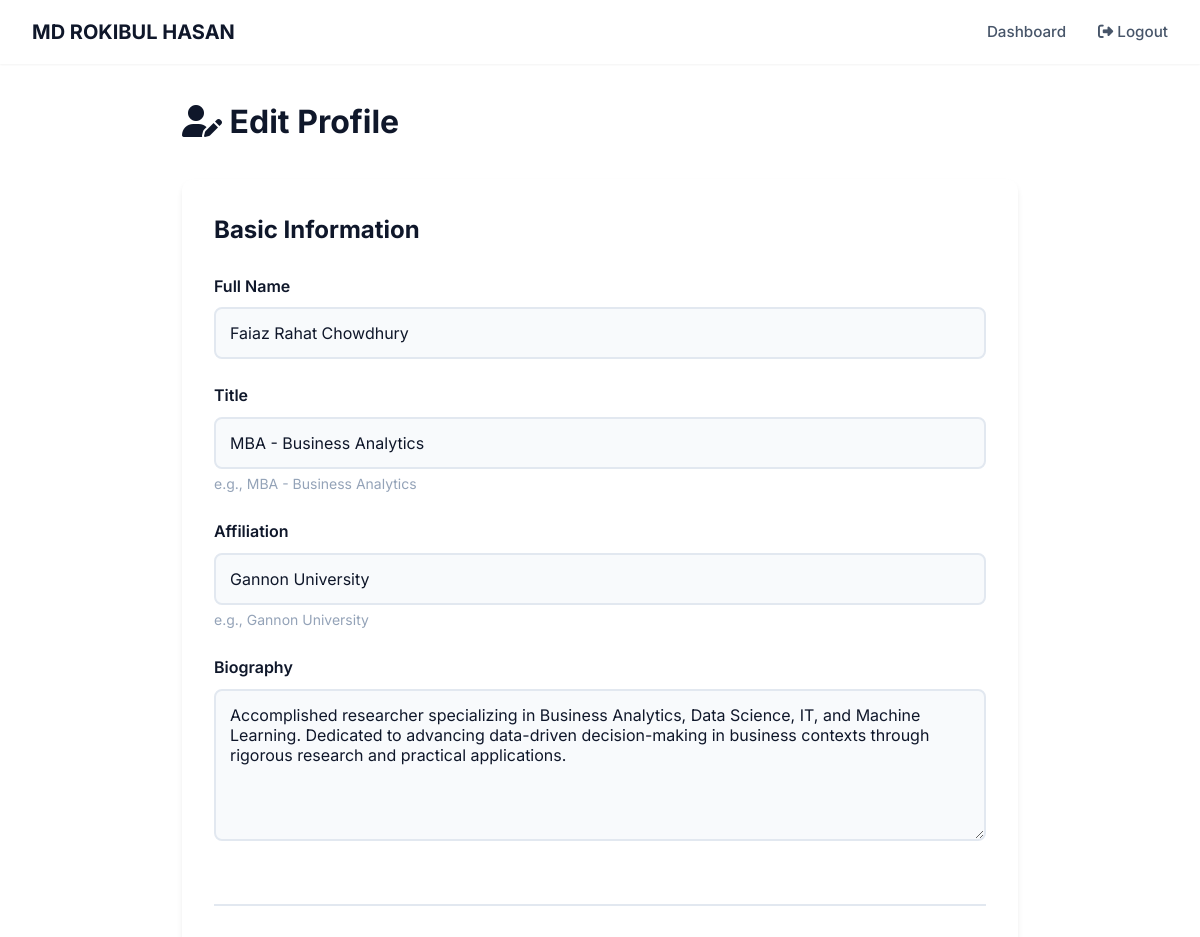
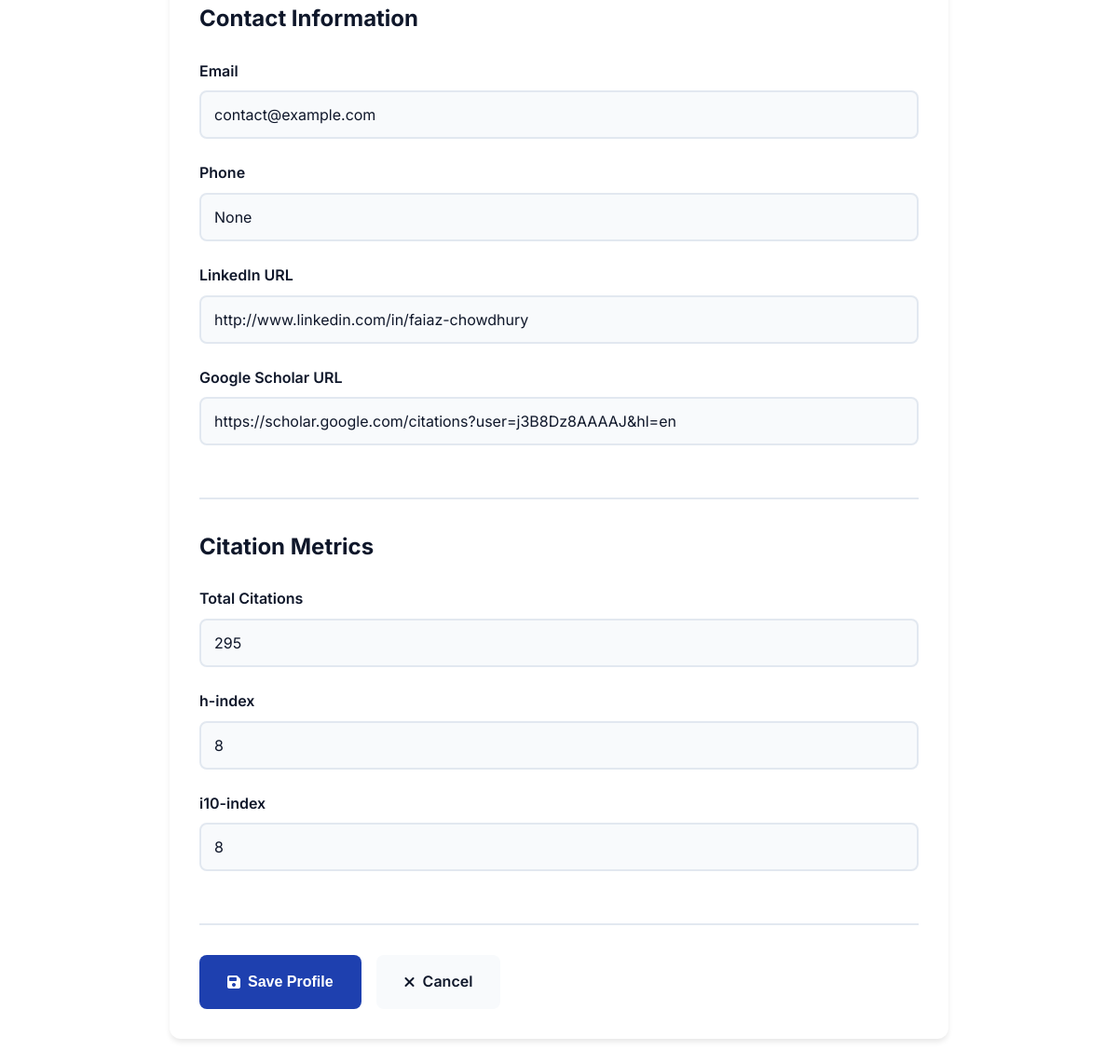
Screenshot of /admin/profile (signed in) with the database file from the repository (2 pictures, top to bottom).
### models.py (models this page shows, shortened)
class ProfileInfo(db.Model):
    id = db.Column(db.Integer, primary_key=True)
    full_name = db.Column(db.String(200), nullable=False)
    title = db.Column(db.String(200))  # e.g., "MBA - Business Analytics"
    affiliation = db.Column(db.String(300))
    bio = db.Column(db.Text)
    email = db.Column(db.String(120))
    phone = db.Column(db.String(50))
    linkedin_url = db.Column(db.String(300))
    google_scholar_url = db.Column(db.String(300))
    github_url = db.Column(db.String(300))
    twitter_url = db.Column(db.String(300))
    profile_image = db.Column(db.String(255))
    cv_filename = db.Column(db.String(255))
    total_citations = db.Column(db.Integer, default=0)
    h_index = db.Column(db.Integer, default=0)
    i10_index = db.Column(db.Integer, default=0)
    updated_at = db.Column(db.DateTime, default=datetime.utcnow, onupdate=datetime.utcnow)

### app.py (the view, shortened to what this page needs)
    @app.route('/admin/profile', methods=['GET', 'POST'])
    @login_required
    def admin_profile():
        profile = ProfileInfo.query.first()
        if not profile:
            profile = ProfileInfo(full_name="Researcher Name")
            db.session.add(profile)
            db.session.commit()
        return render_template('admin/profile_form.html', profile=profile)

### templates/admin/profile_form.html (shortened to what this page needs)
<!DOCTYPE html>
<html lang="en">
<head>
    <link rel="stylesheet" href="https://cdnjs.cloudflare.com/ajax/libs/font-awesome/6.4.0/css/all.min.css">
    <link rel="stylesheet" href="{{ url_for('static', filename='css/style.css') }}">
</head>
<body>
    <nav class="navbar" id="navbar">
        <div class="container nav-container">
            <a href="{{ url_for('index') }}" class="logo">
                <span class="logo-text">MD ROKIBUL HASAN</span>
            </a>
            <ul class="nav-menu">
                <li><a href="{{ url_for('admin_dashboard') }}" class="nav-link">Dashboard</a></li>
                <li><a href="{{ url_for('admin_logout') }}" class="nav-link"><i class="fas fa-sign-out-alt"></i>
                        Logout</a></li>
            </ul>
        </div>
    </nav>
    <div class="admin-container">
        <div class="admin-header">
            <h1><i class="fas fa-user-edit"></i> Edit Profile</h1>
        </div>
        <div class="form-container">
            <form method="POST" enctype="multipart/form-data">
                <div class="form-section">
                    <h2>Basic Information</h2>
                    <div class="form-group">
                        <label for="full_name">Full Name</label>
                        <input type="text" id="full_name" name="full_name"
                            value="{{ profile.full_name if profile else '' }}">
                    </div>
                    <div class="form-group">
                        <label for="title">Title</label>
                        <input type="text" id="title" name="title" value="{{ profile.title if profile else '' }}">
                        <small>e.g., MBA - Business Analytics</small>
                    </div>
                    <div class="form-group">
                        <label for="affiliation">Affiliation</label>
                        <input type="text" id="affiliation" name="affiliation"
                            value="{{ profile.affiliation if profile else '' }}">
                        <small>e.g., Gannon University</small>
                    </div>
                    <div class="form-group">
                        <label for="bio">Biography</label>
                        <textarea id="bio" name="bio" rows="6">{{ profile.bio if profile else '' }}</textarea>
                    </div>
                </div>
                <div class="form-section">
                    <h2>Contact Information</h2>
                    <div class="form-group">
                        <label for="email">Email</label>
                        <input type="email" id="email" name="email" value="{{ profile.email if profile else '' }}">
                    </div>
                    <div class="form-group">
                        <label for="phone">Phone</label>
                        <input type="tel" id="phone" name="phone" value="{{ profile.phone if profile else '' }}">
                    </div>
                    <div class="form-group">
                        <label for="linkedin_url">LinkedIn URL</label>
                        <input type="url" id="linkedin_url" name="linkedin_url"
                            value="{{ profile.linkedin_url if profile else '' }}">
                    </div>
                    <div class="form-group">
                        <label for="google_scholar_url">Google Scholar URL</label>
                        <input type="url" id="google_scholar_url" name="google_scholar_url"
                            value="{{ profile.google_scholar_url if profile else '' }}">
                    </div>
                </div>
                <div class="form-section">
                    <h2>Citation Metrics</h2>
                    <div class="form-group">
                        <label for="total_citations">Total Citations</label>
                        <input type="number" id="total_citations" name="total_citations"
                            value="{{ profile.total_citations if profile else 0 }}" min="0">
                    </div>
                    <div class="form-group">
                        <label for="h_index">h-index</label>
                        <input type="number" id="h_index" name="h_index" value="{{ profile.h_index if profile else 0 }}"
                            min="0">
                    </div>
                    <div class="form-group">
                        <label for="i10_index">i10-index</label>
                        <input type="number" id="i10_index" name="i10_index"
                            value="{{ profile.i10_index if profile else 0 }}" min="0">
                    </div>
                </div>
                <div class="form-actions">
                    <button type="submit" class="btn btn-primary">
                        <i class="fas fa-save"></i> Save Profile
                    </button>
                    <a href="{{ url_for('admin_dashboard') }}" class="btn btn-cancel">
                        <i class="fas fa-times"></i> Cancel
                    </a>
                </div>
            </form>
        </div>
    </div>
</body>
</html>

### static/css/style.css (style rules this page uses)
:root { --primary-color: #1e40af; --primary-light: #3b82f6; --primary-dark: #1e3a8a; --secondary-color: #f59e0b; --secondary-light: #fbbf24; --secondary-dark: #d97706; --bg-primary: #ffffff; --bg-secondary: #f8fafc; --bg-tertiary: #f1f5f9; --text-primary: #0f172a; --text-secondary: #475569; --text-tertiary: #94a3b8; --border-color: #e2e8f0; --shadow-sm: 0 1px 2px 0 rgba(0, 0, 0, 0.05); --shadow-md: 0 4px 6px -1px rgba(0, 0, 0, 0.1); --shadow-lg: 0 10px 15px -3px rgba(0, 0, 0, 0.1); --shadow-xl: 0 20px 25px -5px rgba(0, 0, 0, 0.1); --font-primary: 'Inter', -apple-system, BlinkMacSystemFont, 'Segoe UI', sans-serif; --font-secondary: 'Merriweather', Georgia, serif; --container-width: 1200px; --section-padding: 5rem 0; --transition-fast: 0.2s ease; --transition-normal: 0.3s ease; --transition-slow: 0.5s ease; }
* { margin: 0; padding: 0; box-sizing: border-box; }
html { scroll-behavior: smooth; font-size: 16px; }
body { font-family: var(--font-primary); background-color: var(--bg-primary); color: var(--text-primary); line-height: 1.6; transition: background-color var(--transition-normal), color var(--transition-normal); }
.container { max-width: var(--container-width); margin: 0 auto; padding: 0 2rem; }
.navbar { position: fixed; top: 0; left: 0; right: 0; background: rgba(255, 255, 255, 0.95); backdrop-filter: blur(10px); box-shadow: var(--shadow-sm); z-index: 1000; transition: all var(--transition-normal); }
.nav-container { display: flex; justify-content: space-between; align-items: center; padding: 1rem 2rem; }
.logo { text-decoration: none; color: var(--text-primary); font-weight: 700; font-size: 1.25rem; transition: color var(--transition-fast); }
.nav-menu { display: flex; list-style: none; gap: 2rem; align-items: center; }
.nav-link { text-decoration: none; color: var(--text-secondary); font-weight: 500; font-size: 0.95rem; transition: color var(--transition-fast); position: relative; }
.nav-link::after { content: ''; position: absolute; bottom: -5px; left: 0; width: 0; height: 2px; background: var(--primary-color); transition: width var(--transition-normal); }
.btn { display: inline-flex; align-items: center; gap: 0.5rem; padding: 0.875rem 1.75rem; border-radius: 8px; text-decoration: none; font-weight: 600; font-size: 1rem; transition: all var(--transition-normal); border: 2px solid transparent; cursor: pointer; }
.btn-primary { background: var(--primary-color); color: white; }

### templates/admin/profile_form.html (style rules this page uses)
.admin-container { max-width: 900px; margin: 0 auto; padding: 6rem 2rem 2rem; }
.admin-header h1 { font-size: 2rem; color: var(--text-primary); margin-bottom: 2rem; }
.form-container { background: var(--bg-primary); padding: 2rem; border-radius: 12px; box-shadow: var(--shadow-md); }
.form-section { margin-bottom: 2rem; padding-bottom: 2rem; border-bottom: 2px solid var(--border-color); }
.form-section h2 { font-size: 1.5rem; color: var(--text-primary); margin-bottom: 1.5rem; }
.form-group { margin-bottom: 1.5rem; }
.form-group label { display: block; font-weight: 600; margin-bottom: 0.5rem; color: var(--text-primary); }
.form-group input, .form-group textarea { width: 100%; padding: 0.875rem; border: 2px solid var(--border-color); border-radius: 8px; background: var(--bg-secondary); color: var(--text-primary); font-size: 1rem; font-family: var(--font-primary); transition: all var(--transition-fast); }
.form-group textarea { resize: vertical; min-height: 120px; }
.form-group small { display: block; margin-top: 0.25rem; color: var(--text-tertiary); font-size: 0.875rem; }
.form-actions { display: flex; gap: 1rem; margin-top: 2rem; }
.btn-cancel { background: var(--bg-secondary); color: var(--text-primary); }

### rows the page displays
ProfileInfo: full_name "Faiaz Rahat Chowdhury", title "MBA - Business Analytics", affiliation "Gannon University", bio "Accomplished researcher specializing in Business Analytics, Data Science, IT, and Machine Learning. Dedicated to advancing data-driven decision-making in business contexts through rigorous research and practical applications.", email "contact@example.com", phone "None", linkedin_url "http://www.linkedin.com/in/faiaz-chowdhury", google_scholar_url "https://scholar.google.com/citations?user=j3B8Dz8AAAAJ&hl=en", total_citations "295", h_index "8", i10_index "8"
